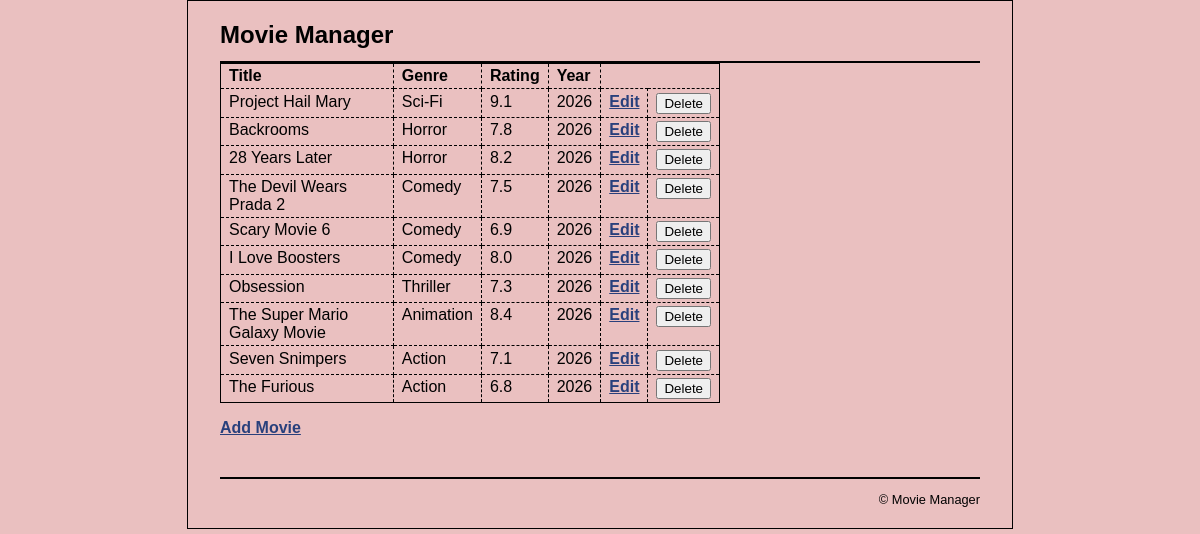
The page / on the database its author committed.
### tables this page shows
CREATE TABLE IF NOT EXISTS `movies` (
  `movieID` int NOT NULL AUTO_INCREMENT,
  `title` varchar(255) NOT NULL,
  `genre` varchar(100) NOT NULL,
  `rating` decimal(3,1) NOT NULL,
  `year` int NOT NULL,
  PRIMARY KEY (`movieID`)
);

### index.php (the view, shortened to what this page needs)
<?php
require_once('database.php');
$queryCategory = 'SELECT * FROM movies';
$statement = $db->prepare($queryCategory);
$statement->execute();
$movies = $statement->fetchAll();
?>
<!DOCTYPE html>
<!DOCTYPE html>
<html>
    <head>
        <link rel="stylesheet" type="text/css" href="main.css"/>
    </head>
    <body>
        <header><h1>Movie Manager</h1></header>
        <section>
            <table>
                <tr>
                    <th>Title</th>
                    <th>Genre</th>
                    <th>Rating</th>
                    <th>Year</th>
                </tr>
                <?php foreach ($movies as $movie) : ?>
                <tr>
                    <td><?php echo $movie['title']; ?></td>
                    <td><?php echo $movie['genre']; ?></td>
                    <td><?php echo $movie['rating']; ?></td>
                    <td><?php echo $movie['year']; ?></td>
                    <td><a href="edit_movie_form.php?movie_id=<?php echo $movie['movieID']; ?>">Edit</a></td>
                    <td><form action="delete_movie.php" method="post">
                        <input type="submit" value="Delete">
                    </form></td>
                </tr>
                <?php endforeach; ?>
            </table>
            <p><a href="add_movie_form.php">Add Movie</a></p>
        </section>
        <footer>
            <p>&copy; Movie Manager</p>
        </footer>
    </body>
</html>

### main.css (style rules this page uses)
html { background-color: rgb(234, 192, 192); }
body { margin-top: 0; font-family: Arial, Helvetica, sans-serif; width: 760px; margin: 0 auto; background-color: rgb(234, 192, 192); border: 1px solid black; padding: .5em 2em; }
header { margin: 0; border-bottom: 2px solid black; }
header h1 { margin: 0; padding: .5em 0; color: black; }
section { float: left; width: 500px; padding-bottom: 1.5em; }
footer { clear: both; margin-top: 1em; border-top: 2px solid black; }
footer p { text-align: right; font-size: 80%; margin: 1em 0; }
h1 { font-size: 150%; margin: 0; padding: .5em 0 .25em; }
h1, h2 { color: rgb(208, 133, 4); }
a { color: rgb(41, 64, 124); font-weight: bold; }
table { border: 1px solid black; border-collapse: collapse; }
td, th { border: 1px dashed black; padding: .2em .5em .2em .5em; vertical-align: top; text-align: left; }
form { margin: 0; }

### rows shown on the page
movies: title "Project Hail Mary", genre "Sci-Fi", rating "9.1", year "2026"
movies: title "Backrooms", genre "Horror", rating "7.8", year "2026"
movies: title "28 Years Later", genre "Horror", rating "8.2", year "2026"
movies: title "The Devil Wears Prada 2", genre "Comedy", rating "7.5", year "2026"
movies: title "Scary Movie 6", genre "Comedy", rating "6.9", year "2026"
movies: title "I Love Boosters", genre "Comedy", rating "8.0", year "2026"
movies: title "Obsession", genre "Thriller", rating "7.3", year "2026"
movies: title "The Super Mario Galaxy Movie", genre "Animation", rating "8.4", year "2026"
movies: title "Seven Snimpers", genre "Action", rating "7.1", year "2026"
movies: title "The Furious", genre "Action", rating "6.8", year "2026"
